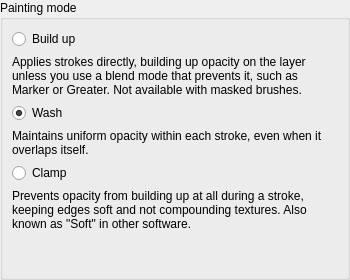
<?xml version="1.0" encoding="UTF-8"?>
<ui version="4.0">
 <author>
    SPDX-FileCopyrightText: none
    SPDX-License-Identifier: GPL-3.0-or-later
  </author>
 <class>WdgIncremental</class>
 <widget class="QWidget" name="WdgIncremental">
  <property name="geometry">
   <rect>
    <x>0</x>
    <y>0</y>
    <width>350</width>
    <height>280</height>
   </rect>
  </property>
  <layout class="QVBoxLayout" name="verticalLayout">
   <property name="leftMargin">
    <number>0</number>
   </property>
   <property name="topMargin">
    <number>0</number>
   </property>
   <property name="rightMargin">
    <number>0</number>
   </property>
   <property name="bottomMargin">
    <number>0</number>
   </property>
   <item>
    <widget class="QGroupBox" name="grpIncremental">
     <property name="title">
      <string>Painting mode</string>
     </property>
     <property name="checkable">
      <bool>false</bool>
     </property>
     <property name="checked">
      <bool>false</bool>
     </property>
     <layout class="QVBoxLayout" name="verticalLayout_2">
      <item>
       <widget class="QRadioButton" name="radioBuildup">
        <property name="text">
         <string>Build up</string>
        </property>
       </widget>
      </item>
      <item>
       <widget class="QLabel" name="lblBuildup">
        <property name="text">
         <string>Applies strokes directly, building up opacity on the layer unless you use a blend mode that prevents it, such as Marker or Greater. Not available with masked brushes.</string>
        </property>
        <property name="wordWrap">
         <bool>true</bool>
        </property>
       </widget>
      </item>
      <item>
       <widget class="QRadioButton" name="radioWash">
        <property name="text">
         <string>Wash</string>
        </property>
        <property name="checked">
         <bool>true</bool>
        </property>
       </widget>
      </item>
      <item>
       <widget class="QLabel" name="lblWash">
        <property name="text">
         <string>Maintains uniform opacity within each stroke, even when it overlaps itself.</string>
        </property>
        <property name="wordWrap">
         <bool>true</bool>
        </property>
       </widget>
      </item>
      <item>
       <widget class="QRadioButton" name="radioClamp">
        <property name="text">
         <string>Clamp</string>
        </property>
       </widget>
      </item>
      <item>
       <widget class="QLabel" name="lblClamp">
        <property name="text">
         <string>Prevents opacity from building up at all during a stroke, keeping edges soft and not compounding textures. Also known as "Soft" in other software.</string>
        </property>
        <property name="wordWrap">
         <bool>true</bool>
        </property>
       </widget>
      </item>
      <item>
       <spacer name="verticalSpacer">
        <property name="orientation">
         <enum>Qt::Vertical</enum>
        </property>
        <property name="sizeHint" stdset="0">
         <size>
          <width>0</width>
          <height>0</height>
         </size>
        </property>
       </spacer>
      </item>
     </layout>
    </widget>
   </item>
  </layout>
 </widget>
 <resources/>
 <connections/>
</ui>
